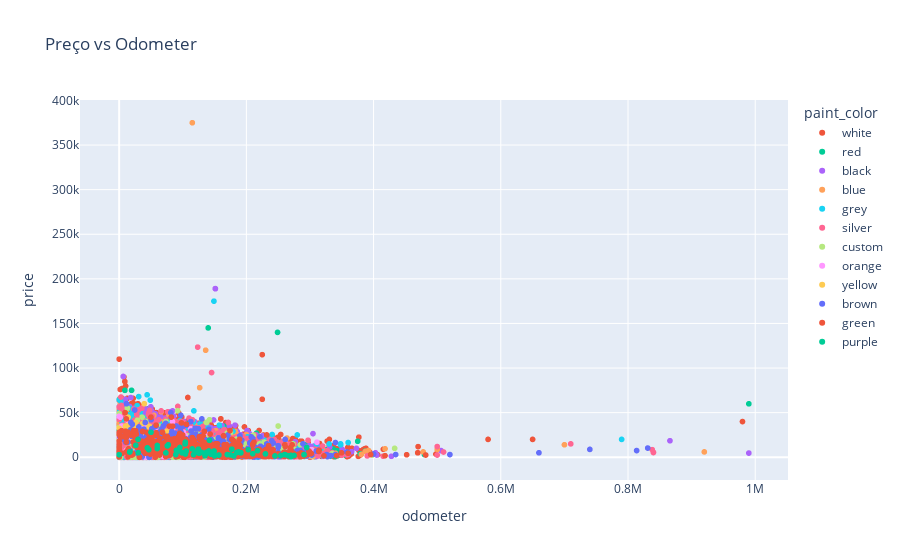

Here is the notebook cell this chart was saved with:
### Code cell
px.scatter(df, x='odometer', y='price', color='paint_color', title='Preço vs Odometer')

### Figure 1 — Plotly figure (JSON) as saved in the notebook; plotly's stock layout.template omitted (floating-point values rounded to 4 significant figures; data arrays with more than 128 entries replaced by an {"elided": "..."} marker saying what was removed)
{"data": [{"hovertemplate": "paint_color=white<br>odometer=%{x}<br>price=%{y}<extra></extra>", "legendgroup": "white", "marker": {"color": "#EF553B", "symbol": "circle"}, "mode": "markers", "name": "white", "showlegend": true, "type": "scattergl", "x": {"elided": "10029 float values"}, "xaxis": "x", "y": {"elided": "10029 int values"}, "yaxis": "y"}, {"hovertemplate": "paint_color=red<br>odometer=%{x}<br>price=%{y}<extra></extra>", "legendgroup": "red", "marker": {"color": "#00cc96", "symbol": "circle"}, "mode": "markers", "name": "red", "showlegend": true, "type": "scattergl", "x": {"elided": "4421 float values"}, "xaxis": "x", "y": {"elided": "4421 int values"}, "yaxis": "y"}, {"hovertemplate": "paint_color=black<br>odometer=%{x}<br>price=%{y}<extra></extra>", "legendgroup": "black", "marker": {"color": "#ab63fa", "symbol": "circle"}, "mode": "markers", "name": "black", "showlegend": true, "type": "scattergl", "x": {"elided": "7692 float values"}, "xaxis": "x", "y": {"elided": "7692 int values"}, "yaxis": "y"}, {"hovertemplate": "paint_color=blue<br>odometer=%{x}<br>price=%{y}<extra></extra>", "legendgroup": "blue", "marker": {"color": "#FFA15A", "symbol": "circle"}, "mode": "markers", "name": "blue", "showlegend": true, "type": "scattergl", "x": {"elided": "4475 float values"}, "xaxis": "x", "y": {"elided": "4475 int values"}, "yaxis": "y"}, {"hovertemplate": "paint_color=grey<br>odometer=%{x}<br>price=%{y}<extra></extra>", "legendgroup": "grey", "marker": {"color": "#19d3f3", "symbol": "circle"}, "mode": "markers", "name": "grey", "showlegend": true, "type": "scattergl", "x": {"elided": "5037 float values"}, "xaxis": "x", "y": {"elided": "5037 int values"}, "yaxis": "y"}, {"hovertemplate": "paint_color=silver<br>odometer=%{x}<br>price=%{y}<extra></extra>", "legendgroup": "silver", "marker": {"color": "#FF6692", "symbol": "circle"}, "mode": "markers", "name": "silver", "showlegend": true, "type": "scattergl", "x": {"elided": "6244 float values"}, "xaxis": "x", "y": {"elided": "6244 int values"}, "yaxis": "y"}, {"hovertemplate": "paint_color=custom<br>odometer=%{x}<br>price=%{y}<extra></extra>", "legendgroup": "custom", "marker": {"color": "#B6E880", "symbol": "circle"}, "mode": "markers", "name": "custom", "showlegend": true, "type": "scattergl", "x": {"elided": "1153 float values"}, "xaxis": "x", "y": {"elided": "1153 int values"}, "yaxis": "y"}, {"hovertemplate": "paint_color=orange<br>odometer=%{x}<br>price=%{y}<extra></extra>", "legendgroup": "orange", "marker": {"color": "#FF97FF", "symbol": "circle"}, "mode": "markers", "name": "orange", "showlegend": true, "type": "scattergl", "x": {"elided": "231 float values"}, "xaxis": "x", "y": {"elided": "231 int values"}, "yaxis": "y"}, {"hovertemplate": "paint_color=yellow<br>odometer=%{x}<br>price=%{y}<extra></extra>", "legendgroup": "yellow", "marker": {"color": "#FECB52", "symbol": "circle"}, "mode": "markers", "name": "yellow", "showlegend": true, "type": "scattergl", "x": {"elided": "255 float values"}, "xaxis": "x", "y": {"elided": "255 int values"}, "yaxis": "y"}, {"hovertemplate": "paint_color=brown<br>odometer=%{x}<br>price=%{y}<extra></extra>", "legendgroup": "brown", "marker": {"color": "#636efa", "symbol": "circle"}, "mode": "markers", "name": "brown", "showlegend": true, "type": "scattergl", "x": {"elided": "1223 float values"}, "xaxis": "x", "y": {"elided": "1223 int values"}, "yaxis": "y"}, {"hovertemplate": "paint_color=green<br>odometer=%{x}<br>price=%{y}<extra></extra>", "legendgroup": "green", "marker": {"color": "#EF553B", "symbol": "circle"}, "mode": "markers", "name": "green", "showlegend": true, "type": "scattergl", "x": {"elided": "1396 float values"}, "xaxis": "x", "y": {"elided": "1396 int values"}, "yaxis": "y"}, {"hovertemplate": "paint_color=purple<br>odometer=%{x}<br>price=%{y}<extra></extra>", "legendgroup": "purple", "marker": {"color": "#00cc96", "symbol": "circle"}, "mode": "markers", "name": "purple", "showlegend": true, "type": "scattergl", "x": [124600.0, NaN, 99000.0, 139000.0, 16500.0, 203000.0, 147300.0, 75690.0, 105300.0, 150000.0, NaN, 266000.0, 261000.0, 77290.0, 104000.0, 191200.0, 191200.0, 260000.0, NaN, 270000.0, 105300.0, 44340.0, 294800.0, 135000.0, 60000.0, 137300.0, 170000.0, 210000.0, NaN, 90000.0, NaN, 142000.0, 275000.0, 89000.0, 17000.0, NaN, NaN, 0.0, 125900.0, 142000.0, NaN, 187600.0, 50060.0, 191200.0, 114900.0, NaN, 94610.0, 191200.0, 191200.0, 180000.0, 191200.0, 117000.0, 180000.0, 150000.0, 217500.0, 99000.0, 144400.0, 230000.0, 177100.0, 191200.0, NaN, 30000.0, 103600.0, NaN, NaN, 59830.0, 124600.0, 156900.0, 290700.0, 141000.0, 95500.0, 149000.0, NaN, 26240.0, 124600.0, 270000.0, NaN, 125900.0, 141000.0, 175000.0, 99000.0, NaN, 290700.0, NaN, NaN, 129600.0, NaN, 270000.0, 120000.0, 104200.0, 180000.0, 149200.0, 29670.0, 46590.0, 125900.0, 191200.0, 150000.0, 73500.0, 254000.0, 90500.0, 245000.0, 185000.0], "xaxis": "x", "y": [8995, 8995, 4950, 5000, 5800, 8500, 4999, 12701, 6595, 2000, 1250, 1800, 2900, 13991, 16900, 4995, 4995, 3000, 3500, 2000, 6995, 10500, 10950, 1800, 13200, 5495, 3000, 4000, 1000, 7800, 7995, 18995, 1995, 3000, 6300, 750, 8000, 2900, 4500, 18995, 5998, 5998, 28000, 4995, 9350, 1995, 8495, 4995, 4995, 1750, 4995, 3000, 1500, 2300, 7400, 4950, 3375, 3750, 8995, 4995, 19500, 5000, 14900, 7900, 14000, 9799, 8995, 2499, 2995, 6995, 10988, 6000, 17000, 13500, 8995, 2000, 6995, 4500, 6995, 2600, 4950, 4995, 2995, 3195, 5795, 5500, 3950, 500, 5600, 3650, 1500, 6999, 19995, 8500, 4500, 4995, 1499, 4900, 2000, 6000, 1500, 5300], "yaxis": "y"}], "layout": {"legend": {"title": {"text": "paint_color"}, "tracegroupgap": 0}, "title": {"text": "Preço vs Odometer"}, "xaxis": {"anchor": "y", "domain": [0, 1], "title": {"text": "odometer"}}, "yaxis": {"anchor": "x", "domain": [0, 1], "title": {"text": "price"}}}}
